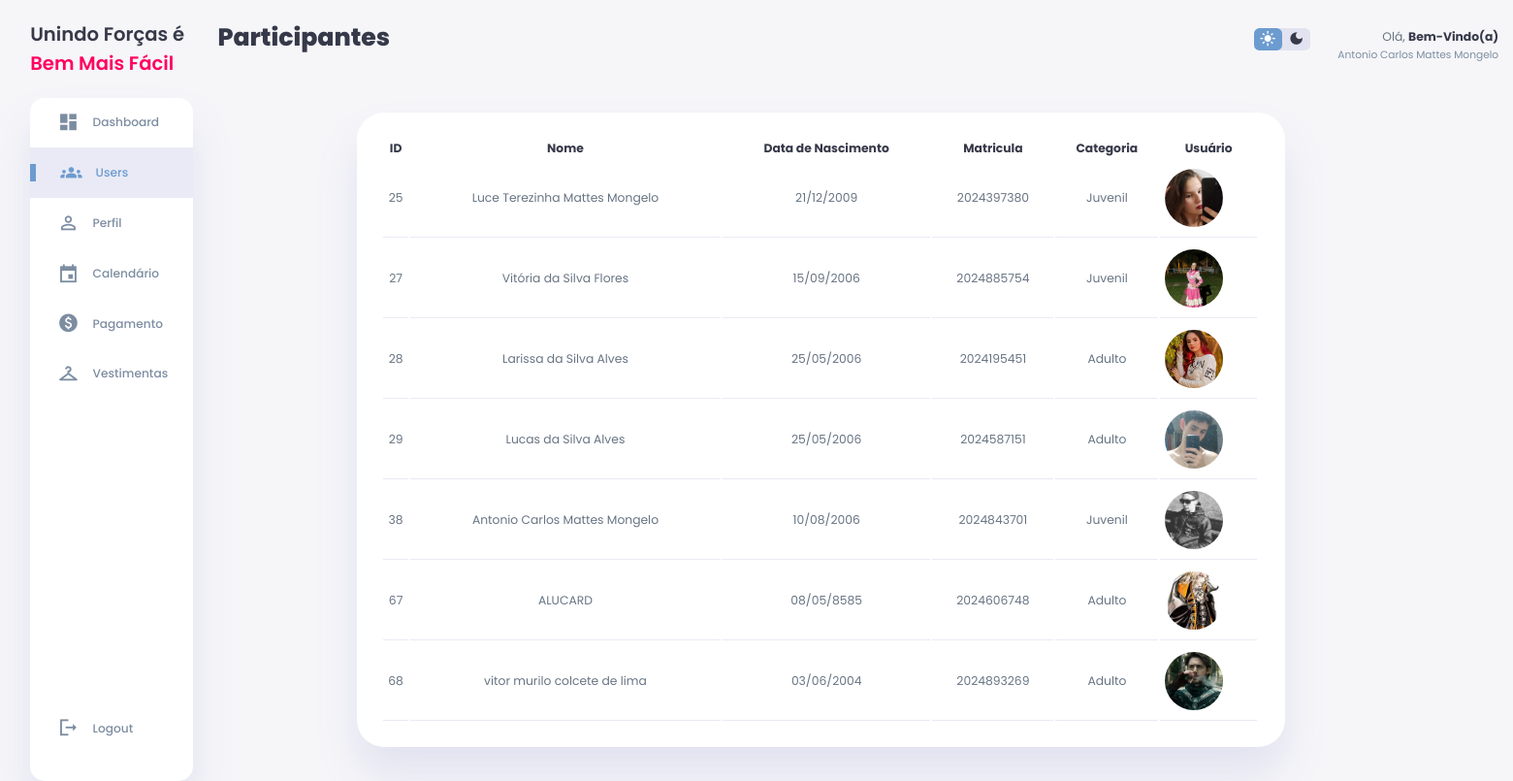
The page /usuario/participantes/index.php (signed in) on the database its author committed.
### tables this page shows
CREATE TABLE IF NOT EXISTS `usuario` (
  `id_usuario` int NOT NULL AUTO_INCREMENT,
  `statuss` int DEFAULT NULL,
  `nome` varchar(255) DEFAULT NULL,
  `email` varchar(255) DEFAULT NULL,
  `datas` date DEFAULT NULL,
  `CPF` char(14) DEFAULT NULL,
  `RG` varchar(11) DEFAULT NULL,
  `categoria` varchar(255) NOT NULL,
  `senha` varchar(255) DEFAULT NULL,
  `telefone` varchar(11) DEFAULT NULL,
  `matricula` varchar(255) DEFAULT NULL,
  `imagem` varchar(255) NOT NULL,
  `genero` varchar(255) NOT NULL,
  `endereco` varchar(255) NOT NULL,
  `responsavel` varchar(255) NOT NULL,
  `data_entrada` date NOT NULL,
  `tele_respon` varchar(11) NOT NULL,
  `idade` varchar(2) NOT NULL,
  `nom_dan` varchar(255) NOT NULL,
  `identidade_frente` varchar(255) NOT NULL,
  `identidade_verso` varchar(255) NOT NULL,
  `primeiro_login` tinyint(1) DEFAULT '1',
  PRIMARY KEY (`id_usuario`),
  KEY `id_usuario` (`id_usuario`) USING BTREE
);

### usuario/participantes/index.php (the view, shortened to what this page needs)
<?php
$conexao = conectar();
$id_usuario = $_SESSION['id_usuario'];
$sql = "SELECT * FROM usuario WHERE id_usuario = $id_usuario";
$resultado = mysqli_query($conexao, $sql);
$dados = mysqli_fetch_assoc($resultado);
function calcular_idade($data_nascimento) {
    $data_nasc = new DateTime($data_nascimento);
    $hoje = new DateTime();
    $idade = $hoje->diff($data_nasc);
    return $idade->y;
}
function determinar_categoria($idade) {
    if ($idade <= 12) {
        return 'Mirim';
    } elseif ($idade <= 17) {
        return 'Juvenil';
    } else {
        return 'Adulto';
    }
}
?>
<!DOCTYPE html>
<html lang="en">
<head>
    <link rel="stylesheet" href="css/style.css">
</head>
<body>
    <div class="container">
        <aside>
            <div class="toggle">
                <div class="logo">
                <h2>Unindo Forças é <span class="danger">Bem Mais Fácil</span></h2>
                </div>
            </div>
            <div class="sidebar">
                <a href="../dashboard.php">
                    <span class="material-icons-sharp">
                    </span>
                    <h3>Dashboard</h3>
                </a>
                <a href="../participantes" class="active">
                    <span class="material-icons-sharp">
                    </span>
                    <h3>Users</h3>
                </a>
                <a href="../perfil.php">
                    <span class="material-icons-sharp">
                    </span>
                    <h3>Perfil</h3>
                </a>
                <a href="../calen" target="_blank">
                    <span class="material-icons-sharp">
                    </span>
                    <h3>Calendário</h3>
                </a>
                <a href="../pagamento">
                    <span class="material-icons-sharp">
                    </span>
                    <h3>Pagamento</h3>
                </a>
                <a href="../acessorios">
                    <span class="material-icons-sharp">
                    </span>
                    <h3>Vestimentas</h3>
                </a>
                <a href="logout.php">
                    <span class="material-icons-sharp">
                    </span>
                    <h3>Logout</h3>
                </a>
            </div>
        </aside>
        <main>
            <h1>Participantes</h1>
            <div class="recent-orders">
                <?php
                $sql = "SELECT * FROM usuario WHERE statuss = 1";
                $resultado = mysqli_query($conexao, $sql);
                if (mysqli_num_rows($resultado) > 0) {
                    echo ' <div class="formato"><table class="table table-striped">
    <thead class="thead-info">
        <tr>
                   <th>ID</th>
                   <th>Nome</th>
                   <th>Data de Nascimento</th>
                   <th>Matricula</th>
                   <th>Categoria</th>
                   <th>Usuário</th>
                   </tr>
                   </thead>
                   <tbody>';
                    while ($row = mysqli_fetch_assoc($resultado)) {
                        $idade = calcular_idade($row['datas']);
                        $categoria = determinar_categoria($idade);
                        echo '<tr>';
                        $data = date("d/m/Y", strtotime($row['datas']));
                        echo "<td>" . $row['id_usuario'] . "</td>";
                        echo "<td>" . $row['nome'] . "</td>";
                        echo "<td>" . $data . "</td>";
                        echo "<td>" . $row['matricula'] . "</td>";
                        echo "<td>" . $categoria . "</td>";
                        echo "<td><div class='users'><img src='../../img/perfil/" . $row['imagem'] . "' ></div></td>";
                        echo '</tr>';
                    }
                } else {
                    echo 'Nenhum resultado encontrado.';
                }
                ?>
            </div>
        </main>
        <div class="right-section">
            <div class="nav">
                <div class="dark-mode">
                    <span class="material-icons-sharp ">
                    </span>
                    <span class="material-icons-sharp">
                    </span>
                </div>
                <div class="profile">
                    <div class="info">
                        <p>Olá, <b>Bem-Vindo(a)</b></p>
                        <small class="text-muted"><?php echo $dados['nome'] ?></small>
                    </div>
                </div>
            </div>
        </div>
    </div>
</body>
</html>

### usuario/participantes/css/style.css (style rules this page uses)
:root { --color-primary: #6C9BCF; --color-danger: #FF0060; --color-success: #1B9C85; --color-warning: #F7D060; --color-white: #fff; --color-info-dark: #7d8da1; --color-dark: #363949; --color-light: rgba(132, 139, 200, 0.18); --color-dark-variant: #677483; --color-background: #f6f6f9; --card-border-radius: 2rem; --border-radius-1: 0.4rem; --border-radius-2: 1.2rem; --card-padding: 1.8rem; --padding-1: 1.2rem; --box-shadow: 0 2rem 3rem var(--color-light); }
* { margin: 0; padding: 0; outline: 0; appearance: 0; border: 0; text-decoration: none; box-sizing: border-box; }
html { font-size: 14px; }
body { width: 100vw; height: 100vh; font-family: 'Poppins', sans-serif; font-size: 0.88rem; user-select: none; overflow-x: hidden; color: var(--color-dark); background-color: var(--color-background); }
a { color: var(--color-dark); }
img { display: block; width: 100%; object-fit: cover; }
h1 { font-weight: 800; font-size: 1.8rem; }
h2 { font-weight: 600; font-size: 1.4rem; }
h3 { font-weight: 500; font-size: 0.87rem; }
small { font-size: 0.76rem; }
p { color: var(--color-dark-variant); }
b { color: var(--color-dark); }
.text-muted { color: var(--color-info-dark); }
.danger { color: var(--color-danger); }
.container { display: grid; width: 96%; margin: 0 auto; gap: 1.8rem; grid-template-columns: 12rem auto 23rem; }
aside { height: 100vh; }
aside .toggle { display: flex; align-items: center; justify-content: space-between; margin-top: 1.4rem; }
aside .toggle .logo { display: flex; gap: 0.5rem; }
aside .sidebar { display: flex; flex-direction: column; background-color: var(--color-white); box-shadow: var(--box-shadow); border-radius: 15px; height: 88vh; position: relative; top: 1.5rem; transition: all 0.3s ease; }
aside .sidebar a { display: flex; align-items: center; color: var(--color-info-dark); height: 3.7rem; gap: 1rem; position: relative; margin-left: 2rem; transition: all 0.3s ease; }
aside .sidebar a span { font-size: 1.6rem; transition: all 0.3s ease; }
aside .sidebar a:last-child { position: absolute; bottom: 2rem; width: 100%; }
aside .sidebar a.active { width: 100%; color: var(--color-primary); background-color: var(--color-light); margin-left: 0; }
aside .sidebar a.active::before { content: ''; width: 6px; height: 18px; background-color: var(--color-primary); }
aside .sidebar a.active span { color: var(--color-primary); margin-left: calc(1rem - 3px); }
main { margin-top: 1.4rem; }
main .recent-orders { margin-top: 1.3rem; }
main .recent-orders table { background-color: var(--color-white); width: 100%; padding: var(--card-padding); text-align: center; box-shadow: var(--box-shadow); border-radius: var(--card-border-radius); transition: all 0.3s ease; position: relative; margin-top: 5%; left: 15%; }
main table tbody td { height: 2.8rem; border-bottom: 1px solid var(--color-light); color: var(--color-dark-variant); padding: 10px 0 10px 0; }
.right-section { margin-top: 1.4rem; }
.right-section .nav { display: flex; justify-content: end; gap: 2rem; position: relative; left: 45%; margin-top: -5%; }
.right-section .dark-mode { background-color: var(--color-light); display: flex; justify-content: space-between; align-items: center; height: 1.6rem; width: 4.2rem; cursor: pointer; border-radius: var(--border-radius-1); }
.right-section .dark-mode span { font-size: 1.2rem; width: 50%; height: 100%; display: flex; align-items: center; justify-content: center; }
.right-section .dark-mode span.active { background-color: var(--color-primary); color: white; border-radius: var(--border-radius-1); }
.right-section .nav .profile { display: flex; gap: 2rem; text-align: right; }
.users { position: relative; width: 60px; height: 60px; left: 5%; margin-top: 0%; border-radius: 50%; overflow: hidden; cursor: pointer; }
.users img { position: absolute; top: 0; left: 0; width: 100%; height: 100%; object-fit: cover; }

### rows shown on the page
usuario: id_usuario "25", nome "Luce Terezinha Mattes Mongelo", datas "21/12/2009", matricula "2024397380", datas "Juvenil", imagem (picture)
usuario: id_usuario "27", nome "Vitória da Silva Flores", datas "15/09/2006", matricula "2024885754", datas "Juvenil", imagem (picture)
usuario: id_usuario "28", nome "Larissa da Silva Alves", datas "25/05/2006", matricula "2024195451", datas "Adulto", imagem (picture)
usuario: id_usuario "29", nome "Lucas da Silva Alves", datas "25/05/2006", matricula "2024587151", datas "Adulto", imagem (picture)
usuario: id_usuario "38", nome "Antonio Carlos Mattes Mongelo", datas "10/08/2006", matricula "2024843701", datas "Juvenil", imagem (picture)
usuario: id_usuario "67", nome "ALUCARD", datas "08/05/8585", matricula "2024606748", datas "Adulto", imagem (picture)
usuario: id_usuario "68", nome "vitor murilo colcete de lima", datas "03/06/2004", matricula "2024893269", datas "Adulto", imagem (picture)
